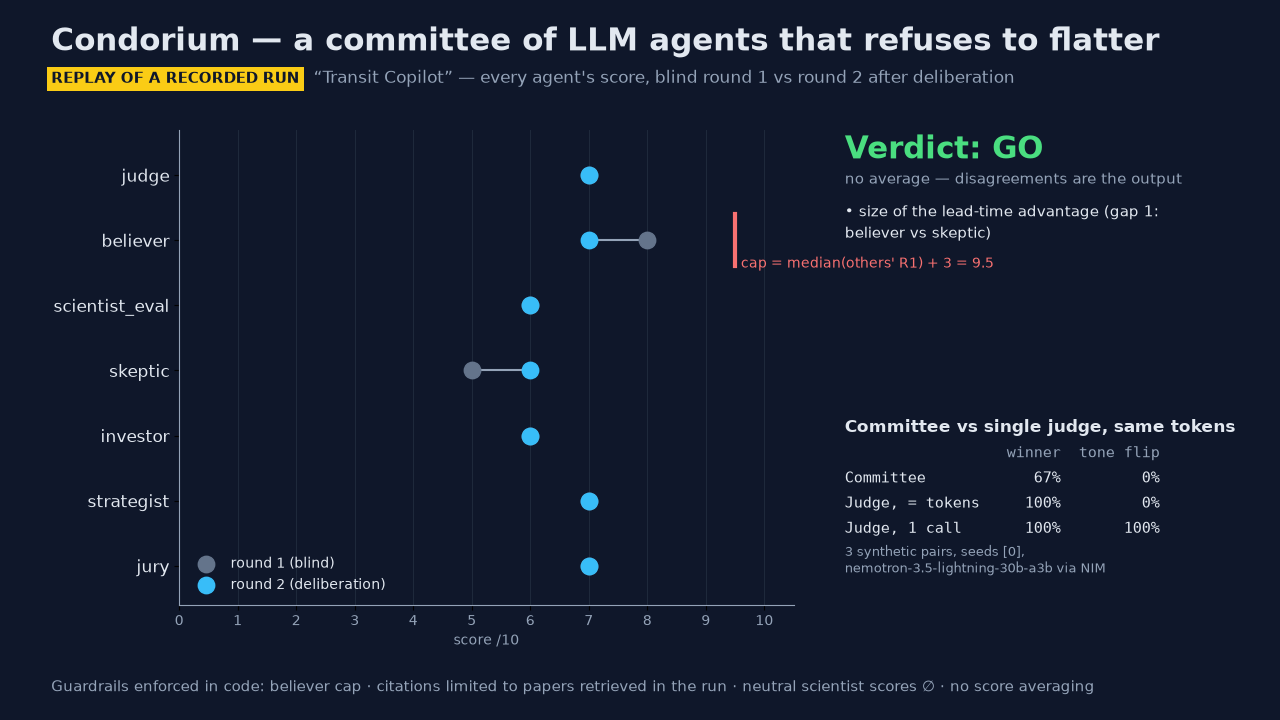

Python code for this plot:
"""poster.png (1280x720): each agent's score per round for the replayed run,
the believer cap, the verdict, and the committee-vs-single-judge headline.

usage: python showcase/poster.py TRACE.json [versus_results.json] OUT.png
"""

from __future__ import annotations

import json
import sys
from pathlib import Path

import matplotlib

matplotlib.use("Agg")
import matplotlib.pyplot as plt  # noqa: E402

from condorium.display import believer_cap  # noqa: E402

ORDER = ("judge", "believer", "scientist_eval", "skeptic", "investor", "strategist", "jury")
BG, FG, DIM = "#0f172a", "#e2e8f0", "#94a3b8"
R1C, R2C, CAPC = "#64748b", "#38bdf8", "#f87171"


def main(trace: Path, results: Path | None, out: Path) -> None:
    rec = json.loads(trace.read_text(encoding="utf-8"))
    r1, r2 = rec.get("round1", {}), rec.get("round2", {})
    names = [n for n in ORDER if n in r1 or n in r2]
    fig = plt.figure(figsize=(12.8, 7.2), dpi=100, facecolor=BG)

    fig.text(0.04, 0.93, "Condorium — a committee of LLM agents that refuses to flatter",
             color=FG, fontsize=22, weight="bold")
    fig.text(0.04, 0.885, "REPLAY OF A RECORDED RUN", color="#0f172a", fontsize=11,
             weight="bold", bbox={"facecolor": "#facc15", "edgecolor": "none", "pad": 3})
    fig.text(0.245, 0.885, f"“{rec['idea']['title']}” — every agent's score, blind round 1 "
             "vs round 2 after deliberation", color=DIM, fontsize=12)

    ax = fig.add_axes([0.14, 0.16, 0.48, 0.66], facecolor=BG)
    y = range(len(names))
    for i, n in enumerate(names):
        s1, s2 = r1.get(n, {}).get("score"), r2.get(n, {}).get("score")
        if s1 is None and s2 is None:
            ax.text(0.3, i, "neutral — score withheld (∅), excluded from medians",
                    color=DIM, va="center", fontsize=10)
            continue
        if s1 is not None and s2 is not None:
            ax.plot([s1, s2], [i, i], color=DIM, lw=1.5, zorder=1)
        if s1 is not None:
            ax.scatter(s1, i, s=140, color=R1C, zorder=2, label="round 1 (blind)" if i == 0 else "")
        if s2 is not None:
            ax.scatter(s2, i, s=140, color=R2C, zorder=3,
                       label="round 2 (deliberation)" if i == 0 else "")
        up = r2.get(n, {}).get("uncapped_score")
        if up is not None:
            ax.scatter(up, i, s=140, facecolors="none", edgecolors=CAPC, lw=2, zorder=3)
            ax.annotate("", xy=(s2, i), xytext=(up, i),
                        arrowprops={"arrowstyle": "->", "color": CAPC, "lw": 2})
    cap = believer_cap(rec)
    if cap is not None and "believer" in names:
        i = names.index("believer")
        ax.plot([cap, cap], [i - 0.4, i + 0.4], color=CAPC, lw=3)
        ax.text(cap + 0.1, i + 0.42, f"cap = median(others' R1) + 3 = {cap:g}", color=CAPC,
                fontsize=10)
    ax.set_yticks(list(y), names, color=FG, fontsize=12)
    ax.set_xlim(0, 10.5)
    ax.set_ylim(len(names) - 0.4, -0.7)
    ax.set_xticks(range(0, 11), [str(t) for t in range(11)], color=DIM)
    ax.set_xlabel("score /10", color=DIM)
    for side in ("top", "right"):
        ax.spines[side].set_visible(False)
    for side in ("left", "bottom"):
        ax.spines[side].set_color(DIM)
    ax.grid(axis="x", color="#1e293b")
    leg = ax.legend(loc="lower left", frameon=False, fontsize=10)
    for t in leg.get_texts():
        t.set_color(FG)

    syn = rec.get("synthesis") or {}
    color = {"GO": "#4ade80", "ITERATE": "#facc15", "PIVOT": "#f87171"}.get(syn.get("verdict"), FG)
    fig.text(0.66, 0.78, f"Verdict: {syn.get('verdict', '?')}", color=color, fontsize=22,
             weight="bold")
    fig.text(0.66, 0.745, "no average — disagreements are the output", color=DIM, fontsize=11)
    lines = []
    for d in (syn.get("disagreements") or [])[:2]:
        lines.append(f"• {d.get('topic', '')} (gap {d.get('gap', '?')}: "
                     f"{' vs '.join(d.get('agents', []))})")
    import textwrap

    body = "\n".join(textwrap.fill(line, 46) for line in lines) or "• none recorded"
    fig.text(0.66, 0.72, body, color=FG, fontsize=11, va="top", linespacing=1.4)

    if results and results.exists():
        rep = json.loads(results.read_text(encoding="utf-8"))
        s = rep["summary"]["systems"]
        fig.text(0.66, 0.40, "Committee vs single judge, same tokens", color=FG,
                 fontsize=12, weight="bold")
        rows = [("committee", "Committee"), ("judge_matched", "Judge, = tokens"),
                ("judge_1call", "Judge, 1 call")]
        fig.text(0.66, 0.365, f"{'':16}{'winner':>8}{'tone flip':>11}", color=DIM,
                 fontsize=11, family="monospace")
        for k, (key, label) in enumerate(rows):
            m = s[key]
            acc = "n/a" if m["accuracy_mean"] is None else f"{100 * m['accuracy_mean']:.0f}%"
            flip = "n/a" if m["tone_flip_rate"] is None else f"{100 * m['tone_flip_rate']:.0f}%"
            fig.text(0.66, 0.33 - 0.035 * k, f"{label:16}{acc:>8}{flip:>11}", color=FG,
                     fontsize=11, family="monospace")
        n = rep["summary"]["n_pairs_per_seed"]
        fig.text(0.66, 0.205, f"{sum(n)} synthetic pairs, seeds {rep['summary']['seeds']},\n"
                 f"{rep['model'].split('/')[-1]} via NIM", color=DIM, fontsize=9)

    fig.text(0.04, 0.04, "Guardrails enforced in code: believer cap · citations limited to "
             "papers retrieved in the run · neutral scientist scores ∅ · no score averaging",
             color=DIM, fontsize=11)
    fig.savefig(out, dpi=100, facecolor=BG)


if __name__ == "__main__":
    args = [Path(a) for a in sys.argv[1:]]
    main(args[0], args[1] if len(args) == 3 else None, args[-1])
